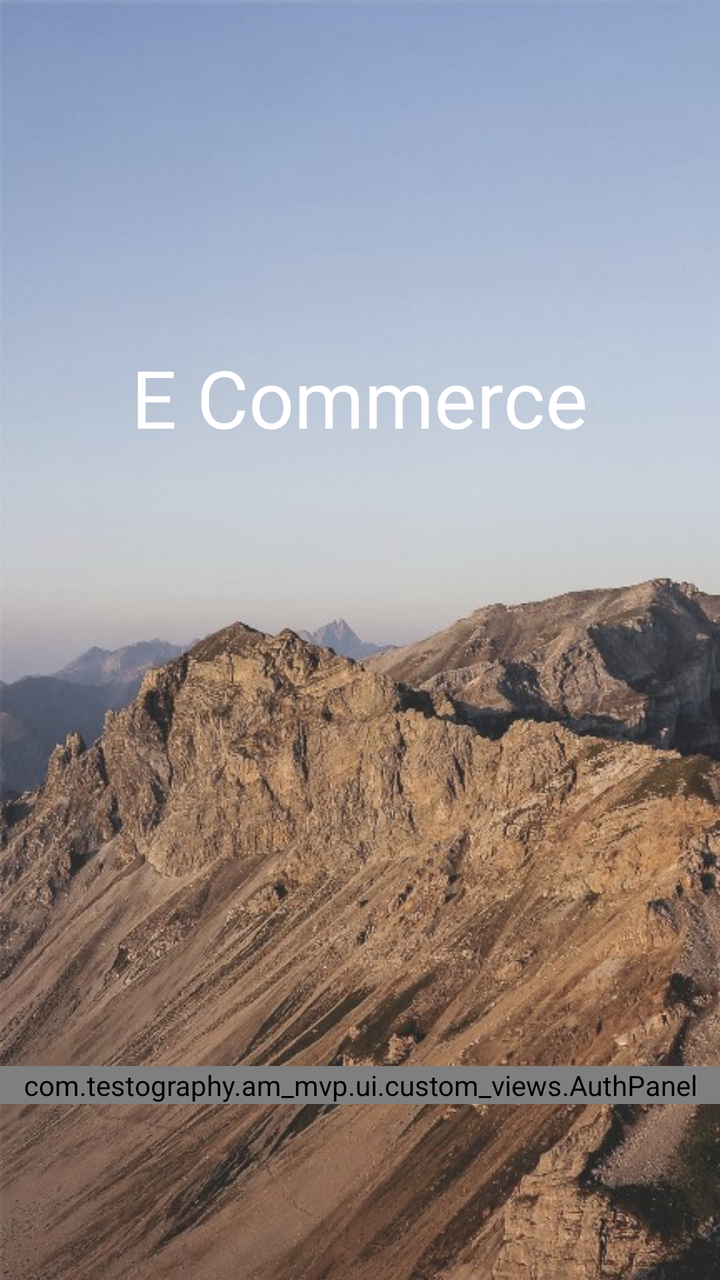
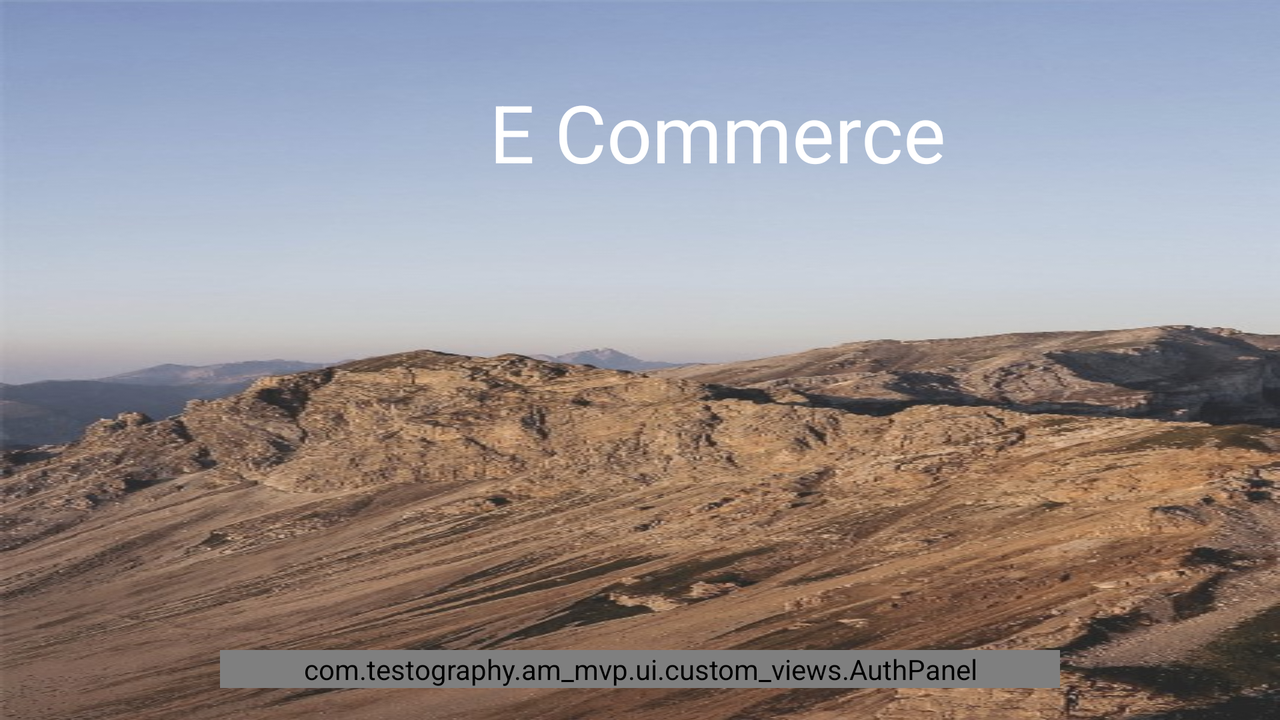

First picture: res/layout/ on a phone held upright. Second picture: the repository's own variant of that layout, on a device whose configuration matches the variant's folder. Source for both follows.
<!-- AndroidManifest.xml: activity theme SplashTheme -->
<!-- res/layout/activity_splash.xml -->
<?xml version="1.0" encoding="utf-8"?>
<android.support.design.widget.CoordinatorLayout
    xmlns:android="http://schemas.android.com/apk/res/android"
    xmlns:tools="http://schemas.android.com/tools"
    android:id="@+id/coordinator_container"
    android:layout_width="match_parent"
    android:layout_height="match_parent"
    android:fitsSystemWindows="true"
    tools:context="com.testography.am_mvp.ui.activities.SplashActivity">

    <RelativeLayout
        android:layout_width="match_parent"
        android:layout_height="match_parent">

        <ImageView
            android:id="@+id/logo_img"
            android:layout_width="@dimen/login_logo_width_70"
            android:layout_height="@dimen/login_logo_height_100"
            android:layout_alignParentTop="true"
            android:layout_centerHorizontal="true"
            android:layout_marginTop="@dimen/spacing_bigger_plus_48"
            android:contentDescription="@string/app_logo"
            android:src="@drawable/firebase_icon"/>

        <TextView
            android:id="@+id/app_name_txt"
            android:layout_width="wrap_content"
            android:layout_height="wrap_content"
            android:layout_below="@id/logo_img"
            android:layout_centerHorizontal="true"
            android:layout_marginTop="@dimen/spacing_medial_24"
            android:text="@string/app_name"
            android:textColor="@android:color/white"
            android:textSize="@dimen/font_medium_plus_40"/>

        <com.testography.am_mvp.ui.custom_views.AuthPanel
            android:id="@+id/auth_wrapper"
            android:layout_width="match_parent"
            android:layout_height="wrap_content"
            android:layout_above="@+id/social_wrap"
            android:orientation="vertical">

            <android.support.v7.widget.CardView
                android:id="@+id/auth_card"
                style="@style/CustomCard.LoginCard"
                android:layout_width="match_parent"
                android:layout_height="wrap_content"
                android:visibility="gone"
                tools:visibility="visible">

                <LinearLayout
                    android:layout_width="match_parent"
                    android:layout_height="wrap_content"
                    android:orientation="vertical">

                    <android.support.design.widget.TextInputLayout
                        android:id="@+id/login_email_wrap"
                        android:layout_width="match_parent"
                        android:layout_height="wrap_content">

                        <EditText
                            android:id="@+id/login_email_et"
                            android:layout_width="match_parent"
                            android:layout_height="wrap_content"
                            android:hint="@string/enter_email"
                            android:inputType="textEmailAddress"
                            android:textColor="@android:color/black"
                            android:textColorHint="@android:color/darker_gray"
                            android:textSize="@dimen/font_small_14"/>
                    </android.support.design.widget.TextInputLayout>

                    <android.support.design.widget.TextInputLayout
                        android:id="@+id/login_password_wrap"
                        android:layout_width="match_parent"
                        android:layout_height="wrap_content">

                        <EditText
                            android:id="@+id/login_password_et"
                            android:layout_width="match_parent"
                            android:layout_height="wrap_content"
                            android:hint="@string/enter_password"
                            android:inputType="textPassword"
                            android:textColor="@android:color/black"
                            android:textColorHint="@android:color/darker_gray"
                            android:textSize="@dimen/font_small_14"/>
                    </android.support.design.widget.TextInputLayout>

                </LinearLayout>

            </android.support.v7.widget.CardView>

            <Button
                android:id="@+id/show_catalog_btn"
                style="@style/CustomButton"
                android:text="@string/view_catalog"
                android:theme="@style/ShowBtn"/>

            <Button
                android:id="@+id/login_btn"
                style="@style/CustomButton"
                android:text="@string/login"
                android:theme="@style/StartBtn"/>
        </com.testography.am_mvp.ui.custom_views.AuthPanel>

        <LinearLayout
            android:id="@+id/social_wrap"
            android:layout_width="match_parent"
            android:layout_height="wrap_content"
            android:layout_alignParentBottom="true"
            android:gravity="center"
            android:orientation="horizontal"
            android:paddingBottom="@dimen/spacing_normal_16"
            android:paddingTop="@dimen/spacing_normal_16">

            <ImageButton
                android:id="@+id/facebook_ib"
                android:layout_width="@dimen/size_medium_56"
                android:layout_height="@dimen/size_medium_56"
                android:layout_marginLeft="@dimen/spacing_normal_16"
                android:layout_marginRight="@dimen/spacing_normal_16"
                android:background="@drawable/vk_selector_btn"
                android:contentDescription="@string/facebook_button"/>

            <ImageButton
                android:id="@+id/twitter_ib"
                android:layout_width="@dimen/size_medium_56"
                android:layout_height="@dimen/size_medium_56"
                android:layout_marginLeft="@dimen/spacing_normal_16"
                android:layout_marginRight="@dimen/spacing_normal_16"
                android:background="@drawable/twitter_selector_btn"
                android:contentDescription="@string/twitter_button"/>

            <ImageButton
                android:id="@+id/vk_ib"
                android:layout_width="@dimen/size_medium_56"
                android:layout_height="@dimen/size_medium_56"
                android:layout_marginLeft="@dimen/spacing_normal_16"
                android:layout_marginRight="@dimen/spacing_normal_16"
                android:background="@drawable/fb_selector_btn"
                android:contentDescription="@string/vk_button"/>

        </LinearLayout>

    </RelativeLayout>

</android.support.design.widget.CoordinatorLayout>
<!-- resources referenced by this layout -->
<resources>
  <dimen name="font_medium_plus_40">40sp</dimen>
  <dimen name="font_small_14">14sp</dimen>
  <dimen name="login_logo_height_100">100dp</dimen>
  <dimen name="login_logo_width_70">70dp</dimen>
  <dimen name="size_medium_56">56dp</dimen>
  <dimen name="spacing_bigger_plus_48">48dp</dimen>
  <dimen name="spacing_medial_24">24dp</dimen>
  <dimen name="spacing_normal_16">16dp</dimen>
  <string name="app_logo">App logo</string>
  <string name="app_name">E Commerce</string>
  <string name="enter_email">Enter email</string>
  <string name="enter_password">Enter password</string>
  <string name="facebook_button">Facebook button</string>
  <string name="login">Login</string>
  <string name="twitter_button">Twitter button</string>
  <string name="view_catalog">View catalog</string>
  <string name="vk_button">VK button</string>
  <style name="CustomButton">
          <item name="android:layout_width">match_parent</item>
          <item name="android:layout_height">@dimen/size_medium_56</item>
          <item name="android:gravity">center</item>
          <item name="android:textSize">@dimen/font_small_12</item>
          <item name="android:fontFamily">@string/roboto_regular</item>
          <item name="android:textStyle">bold</item>
          <item name="android:layout_marginLeft">@dimen/spacing_medium_32</item>
          <item name="android:layout_marginRight">@dimen/spacing_medium_32</item>
      </style>
  <style name="CustomCard.LoginCard">
          <item name="android:layout_marginLeft">@dimen/spacing_medium_plus_36</item>
          <item name="android:layout_marginRight">@dimen/spacing_medium_plus_36</item>
          <item name="android:layout_marginBottom">@dimen/spacing_small_8</item>
      </style>
  <style name="ShowBtn" parent="Base.Widget.AppCompat.Button">
          <item name="colorButtonNormal">@android:color/white</item>
          <item name="android:textColor">@android:color/black</item>
      </style>
  <style name="StartBtn" parent="Base.Widget.AppCompat.Button">
          <item name="colorButtonNormal">@color/colorAccent</item>
          <item name="android:textColor">@android:color/white</item>
      </style>
  <style name="SplashTheme" parent="Theme.AppCompat.Light.NoActionBar">
          <item name="android:windowBackground">@drawable/background</item>
      </style>
  <dimen name="font_small_12">12sp</dimen>
  <string name="roboto_regular">sans-serif</string>
  <dimen name="spacing_medium_32">32dp</dimen>
  <dimen name="spacing_medium_plus_36">36dp</dimen>
  <dimen name="spacing_small_8">8dp</dimen>
  <color name="colorAccent">#FFA815</color>
  <!-- drawable background: jpg bitmap (drawable, 96128 bytes) -->
</resources>
<!-- res/layout-land/activity_splash.xml (the repository's variant of the layout above) -->
<!-- drawn on the phone turned sideways -->
<?xml version="1.0" encoding="utf-8"?>
<android.support.design.widget.CoordinatorLayout
    xmlns:android="http://schemas.android.com/apk/res/android"
    xmlns:tools="http://schemas.android.com/tools"
    android:id="@+id/coordinator_container"
    android:layout_width="match_parent"
    android:layout_height="match_parent"
    android:background="@drawable/background"
    android:fitsSystemWindows="true"
    tools:context=".ui.activities.SplashActivity">

    <RelativeLayout
        android:layout_width="match_parent"
        android:layout_height="match_parent">

        <LinearLayout
            android:layout_width="match_parent"
            android:layout_height="wrap_content"
            android:layout_marginTop="@dimen/spacing_normal_16"
            android:gravity="center"
            android:orientation="horizontal">

            <ImageView
                android:id="@+id/logo_img"
                android:layout_width="@dimen/login_logo_width_70"
                android:layout_height="@dimen/login_logo_height_100"
                android:layout_gravity="center|top"
                android:contentDescription="@string/app_logo"
                android:src="@drawable/firebase_icon"/>

            <TextView
                android:id="@+id/app_name_txt"
                android:layout_width="wrap_content"
                android:layout_height="wrap_content"
                android:layout_marginLeft="@dimen/spacing_small_8"
                android:layout_marginStart="@dimen/spacing_small_8"
                android:text="@string/app_name"
                android:textColor="@android:color/white"
                android:textSize="@dimen/font_medium_plus_40"/>
        </LinearLayout>

        <com.testography.am_mvp.ui.custom_views.AuthPanel
            android:id="@+id/auth_wrapper"
            android:layout_width="@dimen/authpanel_width"
            android:layout_height="wrap_content"
            android:layout_above="@+id/social_wrap"
            android:layout_alignParentBottom="true"
            android:layout_centerHorizontal="true"
            android:layout_marginBottom="@dimen/spacing_normal_16"
            android:orientation="vertical">

            <android.support.v7.widget.CardView
                android:id="@+id/auth_card"
                style="@style/CustomCard.LoginCard"
                android:layout_width="match_parent"
                android:layout_height="wrap_content"
                tools:visibility="visible">

                <LinearLayout
                    android:layout_width="match_parent"
                    android:layout_height="wrap_content"
                    android:orientation="vertical">

                    <android.support.design.widget.TextInputLayout
                        android:id="@+id/login_email_wrap"
                        android:layout_width="match_parent"
                        android:layout_height="wrap_content">

                        <EditText
                            android:id="@+id/login_email_et"
                            android:layout_width="match_parent"
                            android:layout_height="wrap_content"
                            android:hint="@string/enter_email"
                            android:inputType="textEmailAddress"
                            android:textColor="@android:color/black"
                            android:textColorHint="@android:color/darker_gray"
                            android:textSize="14sp"/>
                    </android.support.design.widget.TextInputLayout>

                    <android.support.design.widget.TextInputLayout
                        android:id="@+id/login_password_wrap"
                        android:layout_width="match_parent"
                        android:layout_height="wrap_content">

                        <EditText
                            android:id="@+id/login_password_et"
                            android:layout_width="match_parent"
                            android:layout_height="wrap_content"
                            android:hint="@string/enter_password"
                            android:inputType="textPassword"
                            android:textColor="@android:color/black"
                            android:textColorHint="@android:color/darker_gray"
                            android:textSize="@dimen/font_small_14"/>
                    </android.support.design.widget.TextInputLayout>
                </LinearLayout>
            </android.support.v7.widget.CardView>

            <Button
                android:id="@+id/show_catalog_btn"
                style="@style/CustomButton"
                android:text="@string/view_catalog"
                android:theme="@style/ShowBtn"/>

            <Button
                android:id="@+id/login_btn"
                style="@style/CustomButton"
                android:text="@string/login"
                android:theme="@style/StartBtn"/>
        </com.testography.am_mvp.ui.custom_views.AuthPanel>

        <LinearLayout
            android:id="@+id/social_wrap"
            android:layout_width="wrap_content"
            android:layout_height="match_parent"
            android:layout_alignParentEnd="true"
            android:layout_alignParentRight="true"
            android:gravity="center"
            android:orientation="vertical"
            android:paddingLeft="@dimen/spacing_normal_16"
            android:paddingRight="@dimen/spacing_normal_16">

            <ImageButton
                android:id="@+id/facebook_ib"
                android:layout_width="@dimen/size_medium_56"
                android:layout_height="@dimen/size_medium_56"
                android:layout_marginBottom="@dimen/spacing_normal_16"
                android:layout_marginLeft="@dimen/spacing_small_8"
                android:layout_marginRight="@dimen/spacing_small_8"
                android:layout_marginTop="@dimen/spacing_normal_16"
                android:background="@drawable/fb_selector_btn"
                android:contentDescription="@string/facebook_button"/>

            <ImageButton
                android:id="@+id/twitter_ib"
                android:layout_width="@dimen/size_medium_56"
                android:layout_height="@dimen/size_medium_56"
                android:layout_marginBottom="@dimen/spacing_normal_16"
                android:layout_marginLeft="@dimen/spacing_small_8"
                android:layout_marginRight="@dimen/spacing_small_8"
                android:layout_marginTop="@dimen/spacing_normal_16"
                android:background="@drawable/twitter_selector_btn"
                android:contentDescription="@string/twitter_button"/>

            <ImageButton
                android:id="@+id/vk_ib"
                android:layout_width="@dimen/size_medium_56"
                android:layout_height="@dimen/size_medium_56"
                android:layout_marginBottom="@dimen/spacing_normal_16"
                android:layout_marginLeft="@dimen/spacing_small_8"
                android:layout_marginRight="@dimen/spacing_small_8"
                android:layout_marginTop="@dimen/spacing_normal_16"
                android:background="@drawable/vk_selector_btn"
                android:contentDescription="@string/vk_button"/>

        </LinearLayout>

    </RelativeLayout>
</android.support.design.widget.CoordinatorLayout>
<!-- resources referenced by the variant -->
<!-- as the phone turned sideways resolves them -->
<resources>
  <dimen name="authpanel_width">420dp</dimen>
  <dimen name="font_medium_plus_40">40sp</dimen>
  <dimen name="font_small_14">14sp</dimen>
  <dimen name="login_logo_height_100">100dp</dimen>
  <dimen name="login_logo_width_70">70dp</dimen>
  <dimen name="size_medium_56">56dp</dimen>
  <dimen name="spacing_normal_16">16dp</dimen>
  <dimen name="spacing_small_8">8dp</dimen>
  <!-- drawable background: jpg bitmap (drawable, 96128 bytes) -->
  <string name="app_logo">App logo</string>
  <string name="app_name">E Commerce</string>
  <string name="enter_email">Enter email</string>
  <string name="enter_password">Enter password</string>
  <string name="facebook_button">Facebook button</string>
  <string name="login">Login</string>
  <string name="twitter_button">Twitter button</string>
  <string name="view_catalog">View catalog</string>
  <string name="vk_button">VK button</string>
  <style name="CustomButton">
          <item name="android:layout_width">match_parent</item>
          <item name="android:layout_height">@dimen/size_medium_56</item>
          <item name="android:gravity">center</item>
          <item name="android:textSize">@dimen/font_small_12</item>
          <item name="android:fontFamily">@string/roboto_regular</item>
          <item name="android:textStyle">bold</item>
          <item name="android:layout_marginLeft">@dimen/spacing_medium_32</item>
          <item name="android:layout_marginRight">@dimen/spacing_medium_32</item>
      </style>
  <style name="CustomCard.LoginCard">
          <item name="android:layout_marginLeft">@dimen/spacing_medium_plus_36</item>
          <item name="android:layout_marginRight">@dimen/spacing_medium_plus_36</item>
          <item name="android:layout_marginBottom">@dimen/spacing_small_8</item>
      </style>
  <style name="ShowBtn" parent="Base.Widget.AppCompat.Button">
          <item name="colorButtonNormal">@android:color/white</item>
          <item name="android:textColor">@android:color/black</item>
      </style>
  <style name="StartBtn" parent="Base.Widget.AppCompat.Button">
          <item name="colorButtonNormal">@color/colorAccent</item>
          <item name="android:textColor">@android:color/white</item>
      </style>
  <style name="SplashTheme" parent="Theme.AppCompat.Light.NoActionBar">
          <item name="android:windowBackground">@drawable/background</item>
      </style>
  <dimen name="font_small_12">12sp</dimen>
  <string name="roboto_regular">sans-serif</string>
  <dimen name="spacing_medium_32">32dp</dimen>
  <dimen name="spacing_medium_plus_36">36dp</dimen>
  <color name="colorAccent">#FFA815</color>
</resources>
